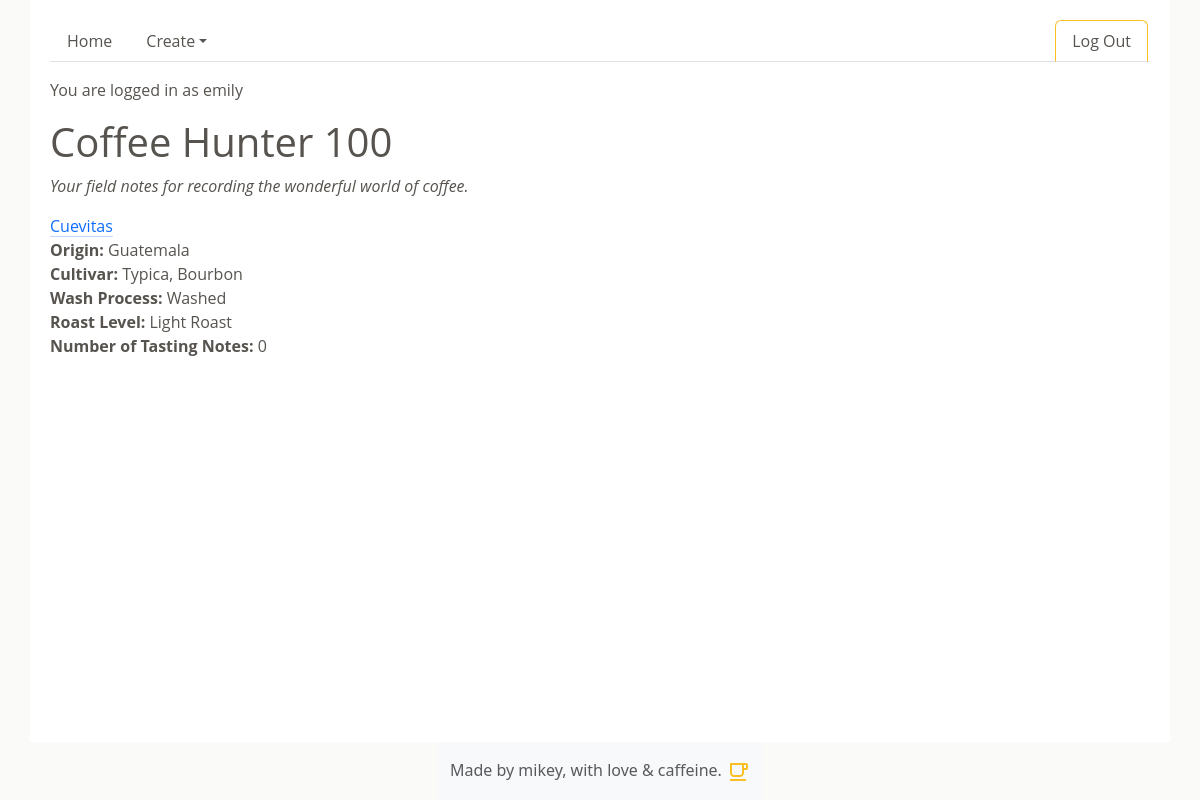
The app's page / (signed in) with its own data.
### ch_100_app/models.py (models this page shows, shortened)
class User(UserMixin, db.Model):
    id = db.Column(db.Integer, primary_key=True)
    username = db.Column(db.String(80), nullable=False, unique=True)
    password = db.Column(db.String(80), nullable=False)

class Bean(db.Model):
    id = db.Column(db.Integer, primary_key=True)
    name = db.Column(db.String(60), nullable=False)
    origin = db.Column(db.String(100), nullable=False)
    cultivar = db.Column(db.String(60))
    wash_process = db.Column(db.Enum(WashProcess), nullable=False)
    roast_level = db.Column(db.Enum(RoastLevel), nullable=False)
    created_by_id = db.Column(db.Integer, db.ForeignKey("user.id"), nullable=False)
    notes = db.relationship("Note", back_populates="bean")
    created_by = db.relationship("User")

### ch_100_app/main/routes.py (the view)
@main.route("/")
def homepage():
    beans = []
    if current_user.is_authenticated:
        beans = Bean.query.filter_by(created_by_id=current_user.id).all()
    return render_template("home.html", beans=beans)

### ch_100_app/extensions.py (called while the page is built)
@login_manager.user_loader
def load_user(user_id):
    return User.query.get(user_id)

### ch_100_app/utils.py (called while the page is built)
    def __str__(self):
        return str(self.value)

### ch_100_app/templates/home.html (shortened to what this page needs)
{% extends 'base.html' %} {% block content %}
<h1>Coffee Hunter 100</h1>
<p>
  <em
    >Your field notes for recording the wonderful world of coffee.</em
  >
</p>
 {% for bean in beans %}
<div class="bean">
  <a
    class="link-primary link-offset-2 link-underline-opacity-25 link-underline-opacity-100-hover"
    href="/bean/{{ bean.id }}"
    >{{ bean.name }}</a
  >
  <p><strong>Origin:</strong> {{ bean.origin }}</p>
  <p><strong>Cultivar:</strong> {{ bean.cultivar }}</p>
  <p><strong>Wash Process:</strong> {{ bean.wash_process }}</p>
  <p><strong>Roast Level:</strong> {{ bean.roast_level }}</p>
  <p>
    <strong>Number of Tasting Notes:</strong> {{ bean.notes|length }}
  </p>
</div>
{% endfor %} {% endblock %}

### ch_100_app/templates/base.html (shortened to what this page needs)
<!DOCTYPE html>
<html lang="en">
  <head>
    <link
      href="https://cdn.jsdelivr.net/npm/bootstrap@5.3.3/dist/css/bootstrap.min.css"
      rel="stylesheet"
    />
    <link rel="stylesheet" href="/static/style.css" />
  </head>
  <body>
    <div id="base-content">
      <ul class="nav nav-tabs">
        <li>
          <a class="nav-link" href="/">Home</a>
        </li>
        {% if current_user.is_authenticated %}
        <li class="nav-item dropdown">
          <a
            class="nav-link dropdown-toggle"
            data-bs-toggle="dropdown"
            href="#"
            role="button"
            aria-expanded="false"
            >Create</a
          >
        </li>
        <li class="nav-item ms-auto">
          <a id="nav-logout" class="nav-link" href="/logout"
            >Log Out</a
          >
        </li>
        {% endif %}
      </ul>
       {% if current_user.is_authenticated %}
      <p>You are logged in as {{ current_user.username }}</p>
      {% endif %} {% block content %} {% endblock %}
    </div>
  </body>
  <footer class="footer mt-auto py-3 bg-body-tertiary">
    <div class="container">
      <span class="text-body-secondary"
        >Made by mikey, with love & caffeine.
      </span>
    </div>
  </footer>
</html>

### ch_100_app/static/style.css (style rules this page uses)
html { height: 100%; }
body { display: flex; flex-direction: column; align-items: center; background-color: #fafaf9; min-height: 100%; }
#base-content { font-family: 'Open Sans', sans-serif; color: #57534e; width: 95%; background-color: white; padding: 20px; height: 100%; flex: 1; }
.nav { margin-bottom: 1rem; }
.nav-link { color: #57534e; }
.bean p:not(:last-child) { margin-bottom: 0; }
footer { flex-shrink: 0; }
#nav-signup, #nav-login, #nav-logout { margin-right: 2px; border-left: 1px solid #fbbf24; border-top: 1px solid #fbbf24; border-right: 1px solid #fbbf24; }

### records on screen
User: username "emily"
Bean: name "Cuevitas", origin "Guatemala", cultivar "Typica, Bourbon", wash_process "Washed", roast_level "Light Roast", notes|length "0"
